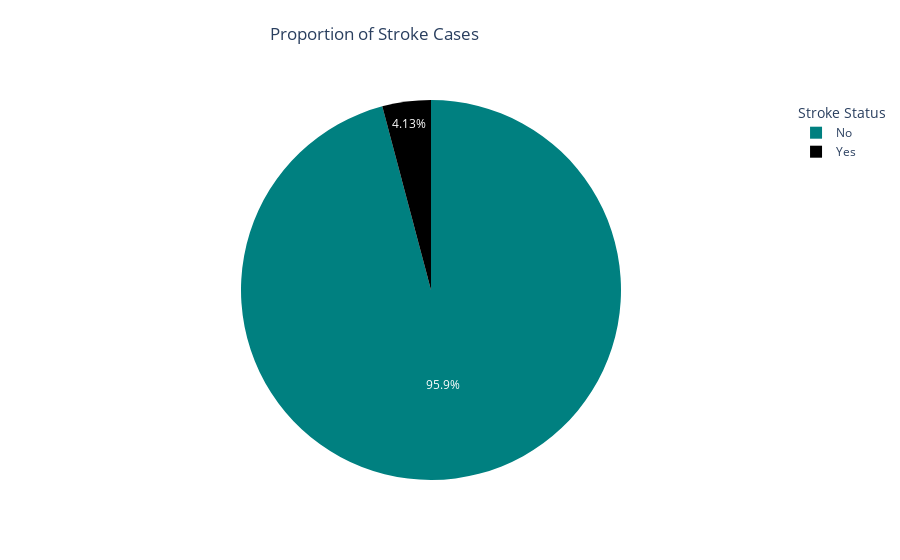

Here is the notebook cell this chart was saved with:
### Code cell
import kaleido
fig = px.pie(
    stroke_count, values=stroke_count.values, names=['No', 'Yes'], 
    title = 'Proportion of Stroke Cases', 
    color_discrete_sequence=plot_color)

fig.update_layout(legend_title_text = 'Stroke Status', title_x=0.3, title_y = 0.95)
fig.show()

### Figure 1 — Plotly figure (JSON) as saved in the notebook; plotly's stock layout.template omitted (floating-point values rounded to 4 significant figures)
{"data": [{"domain": {"x": [0, 1], "y": [0, 1]}, "hovertemplate": "label=%{label}<br>value=%{value}<extra></extra>", "labels": ["No", "Yes"], "legendgroup": "", "name": "", "showlegend": true, "type": "pie", "values": [14671, 632]}], "layout": {"legend": {"title": {"text": "Stroke Status"}, "tracegroupgap": 0}, "piecolorway": ["#008080", "black"], "title": {"text": "Proportion of Stroke Cases", "x": 0.3, "y": 0.95}}}
